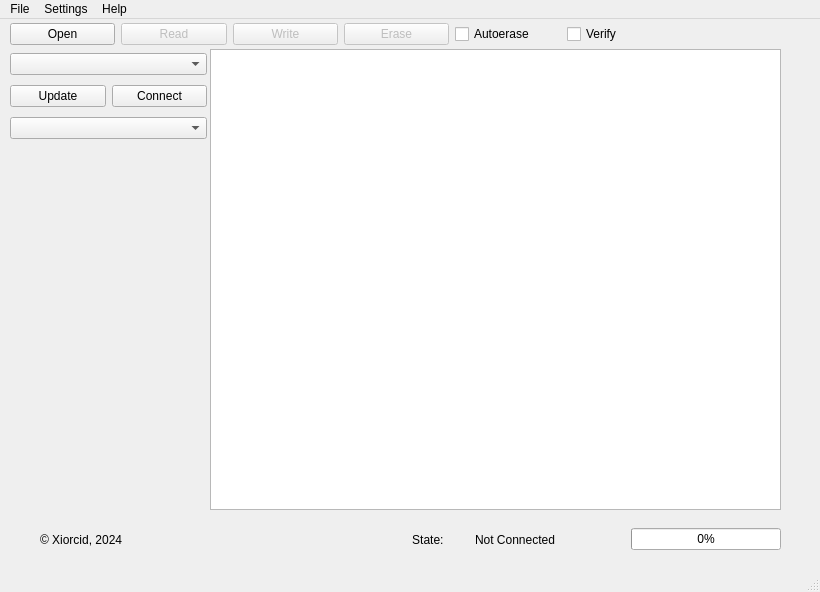
<?xml version="1.0" encoding="UTF-8"?>
<ui version="4.0">
 <class>FlashProg</class>
 <widget class="QMainWindow" name="FlashProg">
  <property name="geometry">
   <rect>
    <x>0</x>
    <y>0</y>
    <width>820</width>
    <height>592</height>
   </rect>
  </property>
  <property name="minimumSize">
   <size>
    <width>820</width>
    <height>550</height>
   </size>
  </property>
  <property name="windowTitle">
   <string>29 series flash programmer</string>
  </property>
  <widget class="QWidget" name="centralwidget">
   <widget class="QWidget" name="horizontalLayoutWidget">
    <property name="geometry">
     <rect>
      <x>10</x>
      <y>0</y>
      <width>662</width>
      <height>31</height>
     </rect>
    </property>
    <layout class="QHBoxLayout" name="horizontalLayout">
     <item>
      <widget class="QPushButton" name="open">
       <property name="text">
        <string>Open</string>
       </property>
      </widget>
     </item>
     <item>
      <widget class="QPushButton" name="read">
       <property name="enabled">
        <bool>false</bool>
       </property>
       <property name="text">
        <string>Read</string>
       </property>
      </widget>
     </item>
     <item>
      <widget class="QPushButton" name="write">
       <property name="enabled">
        <bool>false</bool>
       </property>
       <property name="text">
        <string>Write</string>
       </property>
      </widget>
     </item>
     <item>
      <widget class="QPushButton" name="erase">
       <property name="enabled">
        <bool>false</bool>
       </property>
       <property name="text">
        <string>Erase</string>
       </property>
       <property name="icon">
        <iconset theme="Erase">
         <normaloff>.</normaloff>.</iconset>
       </property>
      </widget>
     </item>
     <item>
      <widget class="QCheckBox" name="autoerase">
       <property name="text">
        <string>Autoerase </string>
       </property>
      </widget>
     </item>
     <item>
      <widget class="QCheckBox" name="autoverify">
       <property name="text">
        <string>Verify</string>
       </property>
      </widget>
     </item>
    </layout>
   </widget>
   <widget class="QWidget" name="verticalLayoutWidget">
    <property name="geometry">
     <rect>
      <x>10</x>
      <y>30</y>
      <width>197</width>
      <height>94</height>
     </rect>
    </property>
    <layout class="QVBoxLayout" name="verticalLayout">
     <item>
      <widget class="QComboBox" name="com"/>
     </item>
     <item>
      <layout class="QGridLayout" name="gridLayout">
       <item row="0" column="0">
        <widget class="QPushButton" name="update">
         <property name="text">
          <string>Update</string>
         </property>
        </widget>
       </item>
       <item row="0" column="1">
        <widget class="QPushButton" name="conn">
         <property name="text">
          <string>Connect</string>
         </property>
        </widget>
       </item>
      </layout>
     </item>
     <item>
      <layout class="QHBoxLayout" name="horizontalLayout_3">
       <item>
        <widget class="QComboBox" name="selectChip"/>
       </item>
      </layout>
     </item>
    </layout>
   </widget>
   <widget class="QWidget" name="horizontalLayoutWidget_2">
    <property name="geometry">
     <rect>
      <x>40</x>
      <y>500</y>
      <width>741</width>
      <height>41</height>
     </rect>
    </property>
    <layout class="QHBoxLayout" name="horizontalLayout_2">
     <item>
      <widget class="QLabel" name="label">
       <property name="text">
        <string>© Xiorcid, 2024</string>
       </property>
      </widget>
     </item>
     <item>
      <widget class="QLabel" name="label_2">
       <property name="maximumSize">
        <size>
         <width>150</width>
         <height>16777215</height>
        </size>
       </property>
       <property name="text">
        <string>                            State:</string>
       </property>
      </widget>
     </item>
     <item>
      <widget class="QLabel" name="state">
       <property name="maximumSize">
        <size>
         <width>150</width>
         <height>16777215</height>
        </size>
       </property>
       <property name="text">
        <string>Not Connected</string>
       </property>
      </widget>
     </item>
     <item>
      <widget class="QProgressBar" name="progressBar">
       <property name="maximumSize">
        <size>
         <width>150</width>
         <height>16777215</height>
        </size>
       </property>
       <property name="value">
        <number>0</number>
       </property>
      </widget>
     </item>
    </layout>
   </widget>
   <widget class="QTextBrowser" name="filecontent">
    <property name="geometry">
     <rect>
      <x>210</x>
      <y>30</y>
      <width>571</width>
      <height>461</height>
     </rect>
    </property>
    <property name="font">
     <font>
      <family>Cascadia Mono</family>
     </font>
    </property>
   </widget>
   <widget class="QLabel" name="flashimg">
    <property name="geometry">
     <rect>
      <x>10</x>
      <y>142</y>
      <width>181</width>
      <height>351</height>
     </rect>
    </property>
    <property name="text">
     <string/>
    </property>
   </widget>
  </widget>
  <widget class="QStatusBar" name="statusbar"/>
  <widget class="QMenuBar" name="menuBar">
   <property name="geometry">
    <rect>
     <x>0</x>
     <y>0</y>
     <width>820</width>
     <height>26</height>
    </rect>
   </property>
   <widget class="QMenu" name="menuFile">
    <property name="geometry">
     <rect>
      <x>269</x>
      <y>153</y>
      <width>174</width>
      <height>168</height>
     </rect>
    </property>
    <property name="contextMenuPolicy">
     <enum>Qt::DefaultContextMenu</enum>
    </property>
    <property name="title">
     <string>File</string>
    </property>
    <widget class="QMenu" name="menuRecent">
     <property name="title">
      <string>Recent</string>
     </property>
    </widget>
    <addaction name="actionOpen"/>
    <addaction name="actionSave"/>
    <addaction name="separator"/>
    <addaction name="menuRecent"/>
    <addaction name="separator"/>
    <addaction name="actionExit"/>
   </widget>
   <widget class="QMenu" name="menuSettings">
    <property name="title">
     <string>Settings</string>
    </property>
    <widget class="QMenu" name="menuChip">
     <property name="title">
      <string>Chip</string>
     </property>
     <addaction name="separator"/>
    </widget>
    <widget class="QMenu" name="menuUART_speed">
     <property name="title">
      <string>UART speed</string>
     </property>
     <addaction name="separator"/>
    </widget>
    <addaction name="actionAutoerase"/>
    <addaction name="actionAutoconnect"/>
    <addaction name="menuChip"/>
    <addaction name="menuUART_speed"/>
    <addaction name="separator"/>
    <addaction name="actionSave_settings"/>
   </widget>
   <widget class="QMenu" name="menuHelp">
    <property name="title">
     <string>Help</string>
    </property>
    <addaction name="actionHelp"/>
   </widget>
   <addaction name="menuFile"/>
   <addaction name="menuSettings"/>
   <addaction name="menuHelp"/>
  </widget>
  <action name="actionOpen_file">
   <property name="text">
    <string>Open file</string>
   </property>
  </action>
  <action name="actionOpen">
   <property name="text">
    <string>Open       Ctrl+O</string>
   </property>
  </action>
  <action name="actionSave">
   <property name="enabled">
    <bool>true</bool>
   </property>
   <property name="text">
    <string>Save         Ctrl+S</string>
   </property>
  </action>
  <action name="actionExit">
   <property name="text">
    <string>Exit           Ctrl+Q</string>
   </property>
  </action>
  <action name="actionAutoerase">
   <property name="checkable">
    <bool>true</bool>
   </property>
   <property name="text">
    <string>Autoerase</string>
   </property>
  </action>
  <action name="actionSave_settings">
   <property name="text">
    <string>Save settings</string>
   </property>
  </action>
  <action name="actionHelp">
   <property name="text">
    <string>Help          F1</string>
   </property>
  </action>
  <action name="actionAutoconnect">
   <property name="checkable">
    <bool>true</bool>
   </property>
   <property name="text">
    <string>Autoconnect</string>
   </property>
  </action>
 </widget>
 <resources/>
 <connections/>
</ui>
